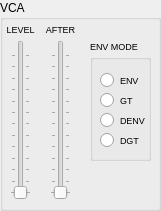
   <widget class="QGroupBox" name="vca_groupBox">
    <property name="geometry">
     <rect>
      <x>10</x>
      <y>450</y>
      <width>161</width>
      <height>211</height>
     </rect>
    </property>
    <property name="title">
     <string>VCA</string>
    </property>
    <widget class="QLabel" name="vca_level_label">
     <property name="geometry">
      <rect>
       <x>0</x>
       <y>20</y>
       <width>41</width>
       <height>20</height>
      </rect>
     </property>
     <property name="font">
      <font>
       <pointsize>7</pointsize>
       <underline>false</underline>
      </font>
     </property>
     <property name="text">
      <string>&lt;html&gt;&lt;head/&gt;&lt;body&gt;&lt;p align=&quot;center&quot;&gt;LEVEL&lt;/p&gt;&lt;/body&gt;&lt;/html&gt;</string>
     </property>
    </widget>
    <widget class="QSlider" name="vca_level_slider">
     <property name="geometry">
      <rect>
       <x>10</x>
       <y>40</y>
       <width>21</width>
       <height>160</height>
      </rect>
     </property>
     <property name="maximum">
      <number>127</number>
     </property>
     <property name="orientation">
      <enum>Qt::Vertical</enum>
     </property>
     <property name="tickPosition">
      <enum>QSlider::TicksBothSides</enum>
     </property>
    </widget>
    <widget class="QLabel" name="vca_after_label">
     <property name="geometry">
      <rect>
       <x>40</x>
       <y>20</y>
       <width>41</width>
       <height>20</height>
      </rect>
     </property>
     <property name="font">
      <font>
       <pointsize>7</pointsize>
       <underline>false</underline>
      </font>
     </property>
     <property name="text">
      <string>&lt;html&gt;&lt;head/&gt;&lt;body&gt;&lt;p align=&quot;center&quot;&gt;AFTER&lt;/p&gt;&lt;/body&gt;&lt;/html&gt;</string>
     </property>
    </widget>
    <widget class="QSlider" name="vca_after_slider">
     <property name="geometry">
      <rect>
       <x>50</x>
       <y>40</y>
       <width>21</width>
       <height>160</height>
      </rect>
     </property>
     <property name="maximum">
      <number>127</number>
     </property>
     <property name="orientation">
      <enum>Qt::Vertical</enum>
     </property>
     <property name="tickPosition">
      <enum>QSlider::TicksBothSides</enum>
     </property>
    </widget>
    <widget class="QGroupBox" name="vca_env_groupBox">
     <property name="geometry">
      <rect>
       <x>90</x>
       <y>40</y>
       <width>61</width>
       <height>121</height>
      </rect>
     </property>
     <property name="font">
      <font>
       <pointsize>7</pointsize>
      </font>
     </property>
     <property name="title">
      <string>ENV MODE</string>
     </property>
     <widget class="QRadioButton" name="vca_env_mode_dgt_rbutton">
      <property name="geometry">
       <rect>
        <x>10</x>
        <y>90</y>
        <width>51</width>
        <height>21</height>
       </rect>
      </property>
      <property name="font">
       <font>
        <pointsize>7</pointsize>
       </font>
      </property>
      <property name="text">
       <string>DGT</string>
      </property>
     </widget>
     <widget class="QRadioButton" name="vca_env_mode_denv_rbutton">
      <property name="geometry">
       <rect>
        <x>10</x>
        <y>70</y>
        <width>51</width>
        <height>21</height>
       </rect>
      </property>
      <property name="font">
       <font>
        <pointsize>7</pointsize>
       </font>
      </property>
      <property name="text">
       <string>DENV</string>
      </property>
     </widget>
     <widget class="QRadioButton" name="vca_env_mode_gt_rbutton">
      <property name="geometry">
       <rect>
        <x>10</x>
        <y>50</y>
        <width>51</width>
        <height>21</height>
       </rect>
      </property>
      <property name="font">
       <font>
        <pointsize>7</pointsize>
       </font>
      </property>
      <property name="text">
       <string>GT</string>
      </property>
     </widget>
     <widget class="QRadioButton" name="vca_env_mode_env_rbutton">
      <property name="geometry">
       <rect>
        <x>10</x>
        <y>30</y>
        <width>51</width>
        <height>20</height>
       </rect>
      </property>
      <property name="font">
       <font>
        <pointsize>7</pointsize>
       </font>
      </property>
      <property name="text">
       <string>ENV</string>
      </property>
     </widget>
    </widget>
   </widget>
